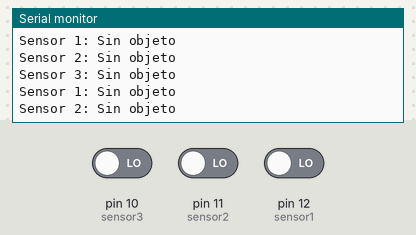
The sketch below on a simulated Arduino Uno, built with avr-gcc and run on an emulated ATmega328P. On the bench: the last lines printed to the serial monitor. The inputs (shaded band) are chosen by the test bench; at power-on: pin 10 (sensor3) LOW, pin 11 (sensor2) LOW, pin 12 (sensor1) LOW.

Above: at 1.4 s.
1.5 s: pin 10 (sensor3) driven HIGH
At 1.71 s:
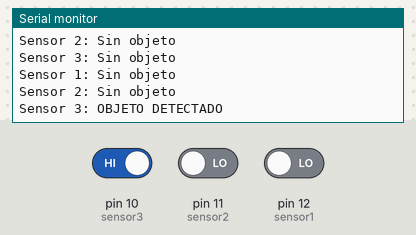
3.5 s: pin 11 (sensor2) driven HIGH
At 3.71 s:
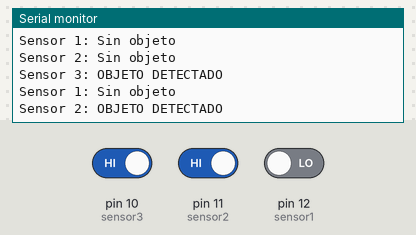
5.0 s: pin 12 (sensor1) driven HIGH
At 5.12 s:
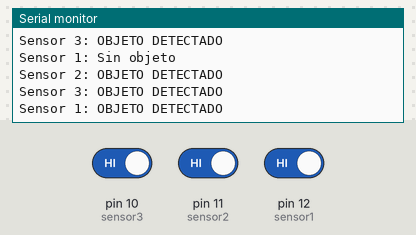
Timing chart, 0 to 8.0 s (numbered marks = the images above; inputs shaded):
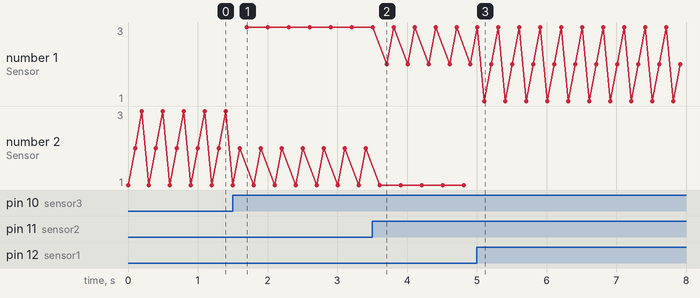

Measured:
- after the input at 1.5 s, the serial monitor: prints a new line after 0.20 s (image 1)
- after the input at 3.5 s, the serial monitor: prints a new line after 0.21 s (image 2)
- after the input at 5.0 s, the serial monitor: prints a new line after 0.11 s (image 3)

The sketch:

Test-Sensores-seguimiento.ino
```cpp
#define sensor1 12 // D0 del sensor a pin D12
#define sensor2 11 // D0 del sensor a pin D11
#define sensor3 10 // D0 del sensor a pin D10
void setup() {
  Serial.begin(9600);
  pinMode(sensor1, INPUT);
  pinMode(sensor2, INPUT);
  pinMode(sensor3, INPUT);
}

void loop() {
  int estado1 = digitalRead(sensor1);
  int estado2 = digitalRead(sensor2);
  int estado3 = digitalRead(sensor3);
  Serial.print("Sensor 1: ");
  if(estado1 == HIGH){
    Serial.println("OBJETO DETECTADO");
  }else{
    Serial.println("Sin objeto");
  }
  delay(100);
  Serial.print("Sensor 2: ");
  if(estado2 == HIGH){
    Serial.println("OBJETO DETECTADO");
  }else{
    Serial.println("Sin objeto");
  }
  delay(100);
  Serial.print("Sensor 3: ");
  if(estado3 == HIGH){
    Serial.println("OBJETO DETECTADO");
  }else{
    Serial.println("Sin objeto");
  }
  delay(100);
}
```
